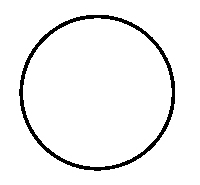
#> input picture circle_monochrome.jpg, 200 x 185 px
$ python main2.py
#> lines starting #> are read from the running program, lines starting #| are printed output that depends on the picture; after the words box and inside, x2 and y2 are one past the last pixel; in counts of white or black regions, pixels touching at a corner belong together
import cv2
import numpy as np

# Load the monochrome image
image_path = "circle_monochrome.jpg"  # Replace with the actual image path
image = cv2.imread(image_path, cv2.IMREAD_GRAYSCALE)
#> image is the input picture: shape (185, 200); min 0, max 255, mean 242.7

# Perform Gaussian blur to reduce noise (optional but can improve results)
blurred_image = cv2.GaussianBlur(image, (9, 9), 2)
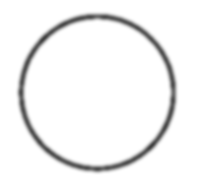
#> blurred_image: shape (185, 200); min 68, max 255, mean 242.7

# Detect circles using Hough Circle Transform
circles = cv2.HoughCircles(
    blurred_image,
    cv2.HOUGH_GRADIENT,
    dp=1,
    minDist=20,
    param1=50,
    param2=30,
    minRadius=0,
    maxRadius=0,
)
#> circles = [[97.5, 91.5, 73.5], [79.5, 82.5, 58.9], [81.5, 103.5, 59.6]]

# If circles were found
if circles is not None:
    circles = np.uint16(np.around(circles))
#> circles = [[98, 92, 74], [80, 82, 59], [82, 104, 60]]
    biggest_circle = circles[0][0]  # Initialize with the first detected circle
#> biggest_circle = [98, 92, 74]
    max_radius = 0

    for circle in circles[0]:
        x, y, radius = circle
        if radius > max_radius:
            max_radius = radius
            biggest_circle = circle
#> this loop made 3 passes
#> (x, y, radius, max_radius) on pass 1: (98, 92, 74, 74)
#> after the loop, max_radius = 74

    x, y, radius = biggest_circle
#> x = 98; y = 92; radius = 74
    print("Biggest circle:")
    print("Center: ({}, {})".format(x, y))
#| Center: (98, 92)
    print("Radius:", radius)
#| Radius: 74

    # Draw the detected circle
    circle_image = cv2.cvtColor(image, cv2.COLOR_GRAY2BGR)
    cv2.circle(circle_image, (x, y), radius, (0, 255, 0), 2)
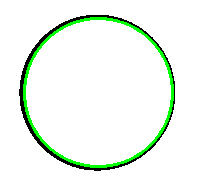
#> circle_image: shape (185, 200, 3); 3.68% of pixels changed, all inside (x1, y1, x2, y2) = (23, 17, 174, 168)
    cv2.imshow("Biggest Circle", circle_image)
    cv2.waitKey(0)
    cv2.destroyAllWindows()
else:
    print("No circles were found.")

$ run again, with test.jpg copied over circle_monochrome.jpg
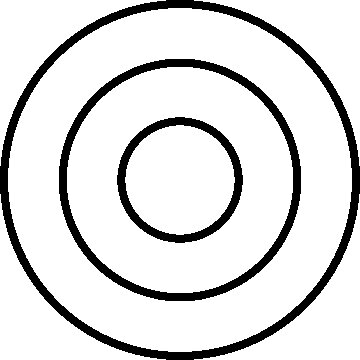
#> input picture test.jpg, 360 x 360 px
#> image is the input picture: shape (360, 360); min 0, max 255, mean 219.8
#> `blurred_image = cv2.GaussianBlur(image, (9, 9), 2)`:
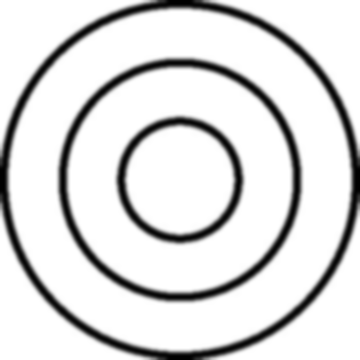
#> blurred_image: shape (360, 360); min 0, max 255, mean 219.7
#> `circles = cv2.HoughCircles( blurred_image, cv2.HOUGH_GRADIENT, dp=1, m..`: circles = 25 rows, first 8: [184.5, 185.5, 172.7], [167.5, 206.5, 150.5], [191.5, 206.5, 150.5], [167.5, 172.5, 166.7], [210.5, 193.5, 146.9], [195.5, 154.5, 142.6], [149.5, 194.5, 146.5], [166.5, 151.5, 149.5]
#> `circles = np.uint16(np.around(circles))`: circles = 25 rows, first 8: [184, 186, 173], [168, 206, 150], [192, 206, 150], [168, 172, 167], [210, 194, 147], [196, 154, 143], [150, 194, 146], [166, 152, 150]
#> `biggest_circle = circles[0][0]`: biggest_circle = [184, 186, 173]
#> the loop `for circle in circles[0]:` made 25 passes
#> (x, y, radius, max_radius) on pass 1: (184, 186, 173, 173)
#> after the loop `for circle in circles[0]:`: max_radius = 173
#> `x, y, radius = biggest_circle`: x = 184; y = 186; radius = 173
#| Center: (184, 186)
#| Radius: 173
#> `cv2.circle(circle_image, (x, y), radius, (0, 255, 0), 2)`:
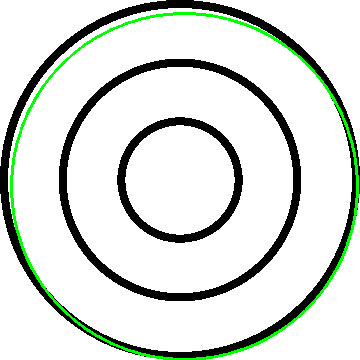
#> circle_image: shape (360, 360, 3); 2.38% of pixels changed, all inside (x1, y1, x2, y2) = (10, 12, 359, 360)
